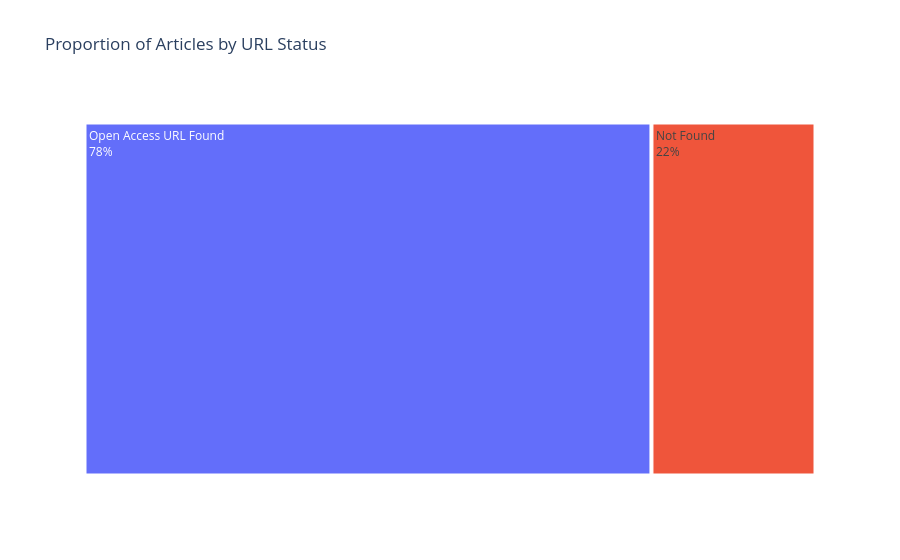

Source (notebook cell):
### Markdown cell above
# Open Access URLs Provided

### Code cell
import plotly.express as px

def categorize_reason(reason: str):
    if reason == '':
        return "Reason: Found"
    elif reason.startswith('NOFORMAT'):
        return 'Metapub Cannot Parse Format'
    elif reason.startswith("PAYWALL"):
        return 'Article Paywalled'
    elif reason.startswith("TXERROR"):
        return 'Transaction Error'
    elif reason.startswith("DENIED"):
        return 'Url Access Denied'
    elif reason.startswith("Pubmed"):
        return 'PMID Not Found'
    else:
        return 'Other Error'


urls['reason'] = urls['reason'].fillna('')
urls['found_status'] = urls['reason'].map(lambda x: 'Open Access URL Found' if x == '' else 'Not Found')
urls['not_found_category'] = urls['reason'].map(lambda x: categorize_reason(x))
url_map = px.treemap(urls, path=['found_status'], values=urls['reason'].map(lambda x: 1),
           title="Proportion of Articles by URL Status",
           branchvalues="total"
           )
url_map.update_traces(textinfo="label+percent parent")

### Figure 1 — Plotly figure (JSON) as saved in the notebook; plotly's stock layout.template omitted (floating-point values rounded to 4 significant figures)
{"data": [{"branchvalues": "total", "domain": {"x": [0, 1], "y": [0, 1]}, "hovertemplate": "labels=%{label}<br>value=%{value}<br>parent=%{parent}<br>id=%{id}<extra></extra>", "ids": ["Open Access URL Found", "Not Found"], "labels": ["Open Access URL Found", "Not Found"], "name": "", "parents": ["", ""], "textinfo": "label+percent parent", "type": "treemap", "values": [13010.0, 3764.0]}], "layout": {"legend": {"tracegroupgap": 0}, "title": {"text": "Proportion of Articles by URL Status"}}}
